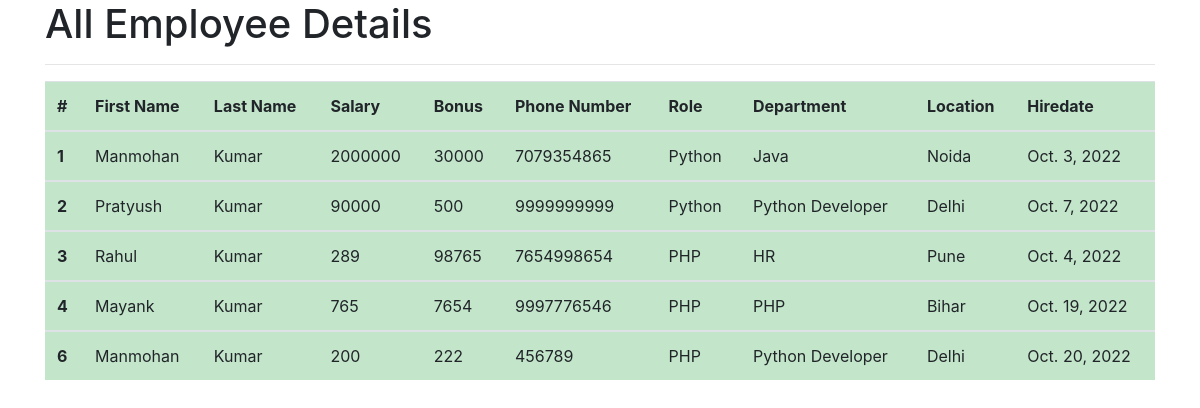
The app's page /all_emp with its own data.
### emp_app/models.py (models this page shows, shortened)
class Employee(models.Model):
    first_name = models.CharField(max_length=100, null=False)
    last_name = models.CharField(max_length=100)
    dept = models.ForeignKey(Department, on_delete=models.CASCADE)
    salary=models.IntegerField(default=0)
    bonus = models.IntegerField(default=0)
    role = models.ForeignKey(Role, on_delete=models.CASCADE)
    phone = models.IntegerField(default=0)
    hire_date = models.DateField()
    def __str__(self):
        return "%s %s %s " %(self.first_name, self.last_name, self.phone)

class Role(models.Model):
    name=models.CharField(max_length=100, null=False)

class Department(models.Model):
    name= models.CharField(max_length=100,null=False)
    location = models.CharField(max_length=100)

### emp_app/views.py (the view)
# urls.py: path('all_emp',views.all_emp, name='all_emp'),
def all_emp(request):
    emps = Employee.objects.all()
    context = {
        'emps': emps
    }
    print(context)
    return render(request,'view_all_emp.html' , context)

### emp_app/templates/view_all_emp.html (shortened to what this page needs)
<!DOCTYPE html>
<html lang="en">
<head>
</head>
<body>
    <!doctype html>
<html lang="en">
  <head>
    <link rel="stylesheet" href="https://cdn.jsdelivr.net/npm/bootstrap@4.0.0/dist/css/bootstrap.min.css">
    <link rel="stylesheet" href="https://cdn.jsdelivr.net/npm/bootstrap@4.0.0/dist/css/bootstrap.min.css">
  </head>
  <body>
    <div class="container">
    <h1>All Employee Details</h1>
    <hr>
    <table class="table table-success">
        <thead>
          <tr>
            <th scope="col">#</th>
            <th scope="col">First Name</th>
            <th scope="col">Last Name</th>
            <th scope="col">Salary</th>
            <th scope="col">Bonus</th>
            <th scope="col">Phone Number</th>
            <th scope="col">Role</th>
            <th scope="col">Department</th>
            <th scope="col">Location</th>
            <th scope="col">Hiredate</th>
          </tr>
        </thead>
                 {% for emp in emps %}
        <tbody>
            <tr>
                <th scope="row">{{emp.id}}</th>
                <td>{{emp.first_name}}</td>
                <td>{{emp.last_name}}</td>
                <td>{{emp.salary}}</td>
                <td>{{emp.bonus}}</td>
                <td>{{emp.phone}}</td>
                <td>{{emp.role.name}}</td>
                <td>{{emp.dept.name}}</td>
                <td>{{emp.dept.location}}</td>
                <td>{{emp.hire_date}}</td>
            </tr>
        </tbody>
            {% endfor %}
      </table>
    </div>
  </body>
</html>
</body>
</html>

### records on screen
Employee: id "1", first_name "Manmohan", last_name "Kumar", salary "2000000", bonus "30000", phone "7079354865", role.name "Python", dept.name "Java", dept.location "Noida", hire_date "Oct. 3, 2022"
Employee: id "2", first_name "Pratyush", last_name "Kumar", salary "90000", bonus "500", phone "9999999999", role.name "Python", dept.name "Python Developer", dept.location "Delhi", hire_date "Oct. 7, 2022"
Employee: id "3", first_name "Rahul", last_name "Kumar", salary "289", bonus "98765", phone "7654998654", role.name "PHP", dept.name "HR", dept.location "Pune", hire_date "Oct. 4, 2022"
Employee: id "4", first_name "Mayank", last_name "Kumar", salary "765", bonus "7654", phone "9997776546", role.name "PHP", dept.name "PHP", dept.location "Bihar", hire_date "Oct. 19, 2022"
Employee: id "6", first_name "Manmohan", last_name "Kumar", salary "200", bonus "222", phone "456789", role.name "PHP", dept.name "Python Developer", dept.location "Delhi", hire_date "Oct. 20, 2022"
